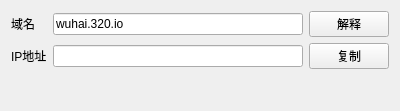
<?xml version="1.0" encoding="UTF-8"?>
<ui version="4.0">
 <class>ToolsNsLookup</class>
 <widget class="QWidget" name="ToolsNsLookup">
  <property name="geometry">
   <rect>
    <x>0</x>
    <y>0</y>
    <width>400</width>
    <height>101</height>
   </rect>
  </property>
  <property name="windowTitle">
   <string>域名解释小工具</string>
  </property>
  <layout class="QGridLayout" name="gridLayout">
   <item row="0" column="0">
    <widget class="QLabel" name="label">
     <property name="text">
      <string>域名</string>
     </property>
    </widget>
   </item>
   <item row="0" column="1">
    <widget class="QLineEdit" name="lineEditUrl">
     <property name="text">
      <string>wuhai.320.io</string>
     </property>
    </widget>
   </item>
   <item row="0" column="2">
    <widget class="QPushButton" name="pushButtonLookup">
     <property name="text">
      <string>解释</string>
     </property>
    </widget>
   </item>
   <item row="1" column="0">
    <widget class="QLabel" name="label_2">
     <property name="text">
      <string>IP地址</string>
     </property>
    </widget>
   </item>
   <item row="1" column="1">
    <widget class="QLineEdit" name="lineEditAddress"/>
   </item>
   <item row="1" column="2">
    <widget class="QPushButton" name="pushButtonCopy">
     <property name="text">
      <string>复制</string>
     </property>
    </widget>
   </item>
   <item row="2" column="1">
    <widget class="QWidget" name="widgetError" native="true">
     <layout class="QHBoxLayout" name="horizontalLayout">
      <property name="spacing">
       <number>0</number>
      </property>
      <property name="leftMargin">
       <number>0</number>
      </property>
      <property name="topMargin">
       <number>0</number>
      </property>
      <property name="rightMargin">
       <number>0</number>
      </property>
      <property name="bottomMargin">
       <number>0</number>
      </property>
      <item>
       <widget class="QLabel" name="labelError">
        <property name="minimumSize">
         <size>
          <width>0</width>
          <height>25</height>
         </size>
        </property>
        <property name="text">
         <string/>
        </property>
       </widget>
      </item>
     </layout>
    </widget>
   </item>
  </layout>
 </widget>
 <resources/>
 <connections/>
</ui>
